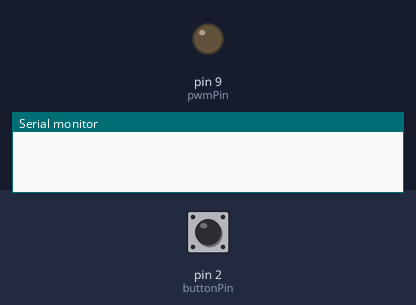
Bench run of a sketch on a simulated Arduino Uno, built with avr-gcc and run on an emulated ATmega328P. Shown: output pins drawn as LEDs (lit = HIGH), the last lines printed to the serial monitor. Inputs (shaded band) come from the test bench; at power-on: pin 2 (buttonPin) HIGH.

Above: at 1.2 s.
1.3 s: pin 2 (buttonPin) pulled LOW for 0.15 s
At 1.9 s:
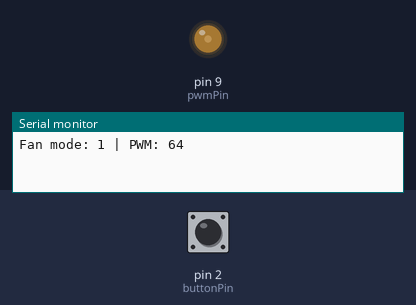
2.9 s: pin 2 (buttonPin) pulled LOW for 1 s
At 3.2 s:
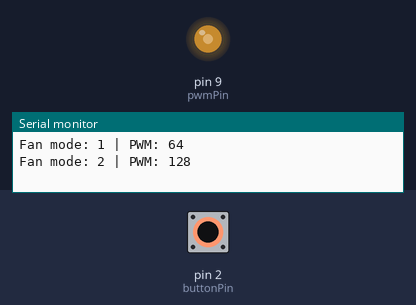
5.4 s: pin 2 (buttonPin) pulled LOW for 0.15 s
At 6.3 s:
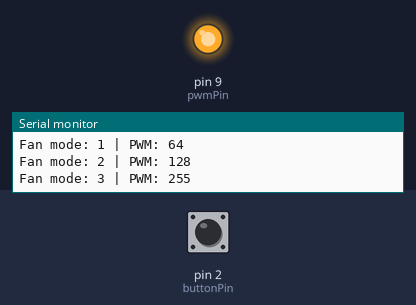
Timing chart, 0 to 8.4 s (numbered marks = the images above; inputs shaded):
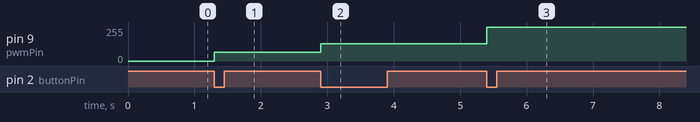

The sketch:

PWM_Fan_Controller_PWM_Code.ino
```cpp
const int buttonPin = 2;
const int pwmPin = 9;

int fanMode = 0;
int pwmLevels[] = {0, 64, 128, 255};

int lastButtonState = HIGH;

void setup() {
  pinMode(buttonPin, INPUT_PULLUP);
  pinMode(pwmPin, OUTPUT);
  analogWrite(pwmPin, pwmLevels[fanMode]);
  Serial.begin(9600);
}

void loop() {
  int buttonState = digitalRead(buttonPin);

  if (lastButtonState == HIGH && buttonState == LOW) {
		fanMode = (fanMode + 1) % 4;
		analogWrite(pwmPin, pwmLevels[fanMode]);

		Serial.print("Fan mode: ");
    Serial.print(fanMode);
    Serial.print(" | PWM: ");
    Serial.println(pwmLevels[fanMode]);

	  delay(50);
  }

	lastButtonState = buttonState;
}
```

Measured:
- after the input at 1.3 s, pin 9 (pwmPin): 0/255 → 64/255 at once
- after the input at 2.9 s, pin 9 (pwmPin): 64/255 → 128/255 at once
- after the input at 5.4 s, pin 9 (pwmPin): 128/255 → 255/255 at once
